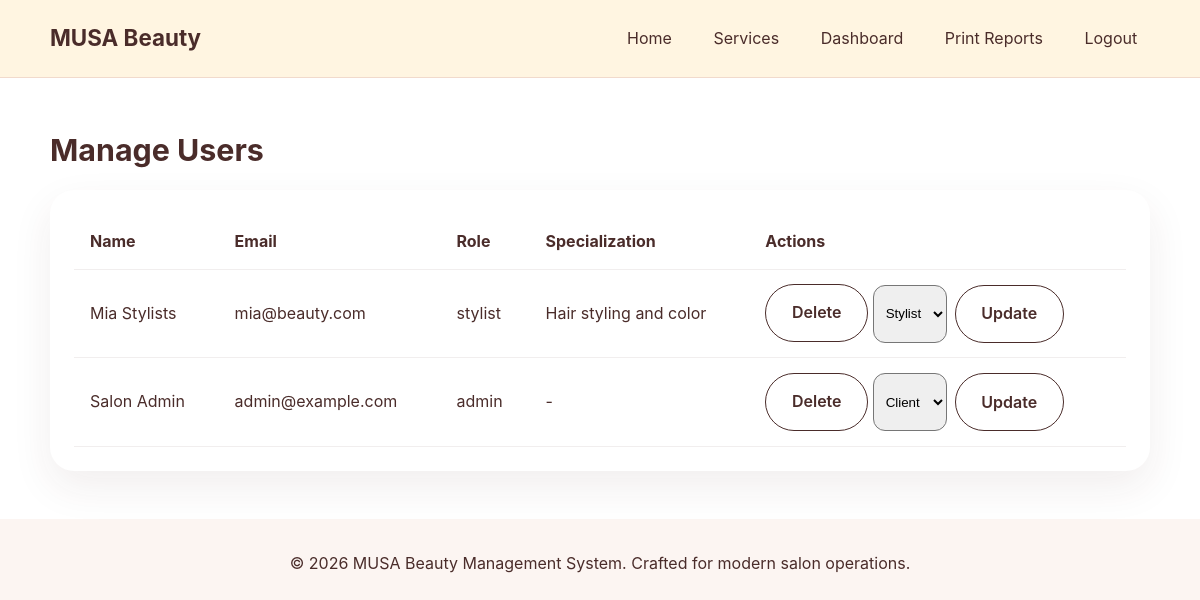
/admin/manage_users.php (signed in), run on the app's committed database.
### tables this page shows
CREATE TABLE IF NOT EXISTS stylists (
  id INT AUTO_INCREMENT PRIMARY KEY,
  user_id INT NOT NULL,
  specialization VARCHAR(255) DEFAULT 'Beauty specialist',
  FOREIGN KEY (user_id) REFERENCES users(id) ON DELETE CASCADE
);

CREATE TABLE IF NOT EXISTS users (
  id INT AUTO_INCREMENT PRIMARY KEY,
  name VARCHAR(150) NOT NULL,
  email VARCHAR(180) NOT NULL UNIQUE,
  phone VARCHAR(20),
  password VARCHAR(255) NOT NULL,
  role ENUM('client','stylist','admin') NOT NULL DEFAULT 'client'
);

### admin/manage_users.php (the view, shortened to what this page needs)
<?php
require_once __DIR__ . '/../includes/auth.php';
$users = $pdo->query('SELECT u.id, u.name, u.email, u.role, s.specialization FROM users u LEFT JOIN stylists s ON u.id = s.user_id ORDER BY u.role, u.name')->fetchAll();
?>
<?php include __DIR__ . '/../includes/header.php'; ?>
<section class="section section-light">
    <div class="container">
        <h1 class="section-title">Manage Users</h1>
        <div class="card table-card">
            <div class="table-wrapper">
                <table class="table">
                    <thead>
                        <tr><th>Name</th><th>Email</th><th>Role</th><th>Specialization</th><th>Actions</th></tr>
                    </thead>
                    <tbody>
                        <?php foreach ($users as $userRow): ?>
                            <tr>
                                <td><?php echo htmlspecialchars($userRow['name']); ?></td>
                                <td><?php echo htmlspecialchars($userRow['email']); ?></td>
                                <td><?php echo htmlspecialchars($userRow['role']); ?></td>
                                <td><?php echo htmlspecialchars($userRow['specialization'] ?: '-'); ?></td>
                                <td>
                                    <form method="post" style="display:inline-flex; gap:.5rem;">
                                        <button type="submit" class="secondary-btn">Delete</button>
                                    </form>
                                    <form method="post" style="display:inline-flex; gap:.5rem;">
                                        <select name="new_role" style="padding:.5rem;border-radius:12px;">
                                            <option value="client" <?php echo $userRow['role'] === 'client' ? 'selected' : ''; ?>>Client</option>
                                            <option value="stylist" <?php echo $userRow['role'] === 'stylist' ? 'selected' : ''; ?>>Stylist</option>
                                        </select>
                                        <button type="submit" class="secondary-btn">Update</button>
                                    </form>
                                </td>
                            </tr>
                        <?php endforeach; ?>
                    </tbody>
                </table>
            </div>
        </div>
    </div>
</section>
<?php include __DIR__ . '/../includes/footer.php'; ?>

### assets/css/style.css (style rules this page uses)
:root { --soft-pink: #F8BBD0; --cream: #FFF5E1; --rose-gold: #B76E79; --deep-plum: #4A2C2A; --gold: #D4AF37; --white: #ffffff; --bg: #fcf5f2; --shadow: 0 16px 40px rgba(75, 44, 42, 0.08); }
* { box-sizing: border-box; margin: 0; padding: 0; }
body { font-family: 'Inter', system-ui, sans-serif; color: var(--deep-plum); background: var(--bg); line-height: 1.6; }
.container { width: min(1100px, calc(100% - 2rem)); margin: 0 auto; }
.primary-btn, .secondary-btn { border: none; border-radius: 999px; cursor: pointer; font-weight: 600; transition: transform 0.2s ease, box-shadow 0.2s ease; }
.secondary-btn { background: transparent; color: var(--deep-plum); border: 1px solid var(--deep-plum); padding: 0.95rem 1.6rem; }
.card-grid, .table-card, .info-grid { display: grid; gap: 1.5rem; }
.card, .table-card, .review-card, .report-card { background: #fff; border-radius: 24px; box-shadow: var(--shadow); padding: 1.5rem; }
.section-title { margin-bottom: 1rem; font-size: 1.9rem; }
.section { padding: 3rem 0; }
.section-light { background: #fff; }
.table-wrapper { overflow-x: auto; }
.table { width: 100%; border-collapse: collapse; }
.table th, .table td { padding: 0.9rem 1rem; text-align: left; border-bottom: 1px solid rgba(74, 44, 42, 0.08); }
.table th { color: var(--deep-plum); font-weight: 700; }
input[type="submit"], button { font: inherit; }

### data on the page
stylists: user.name "Mia Stylists", user.email "mia@beauty.com", user.role "stylist", specialization "Hair styling and color"
users: name "Salon Admin", email "admin@example.com", role "admin", specialization "-"
